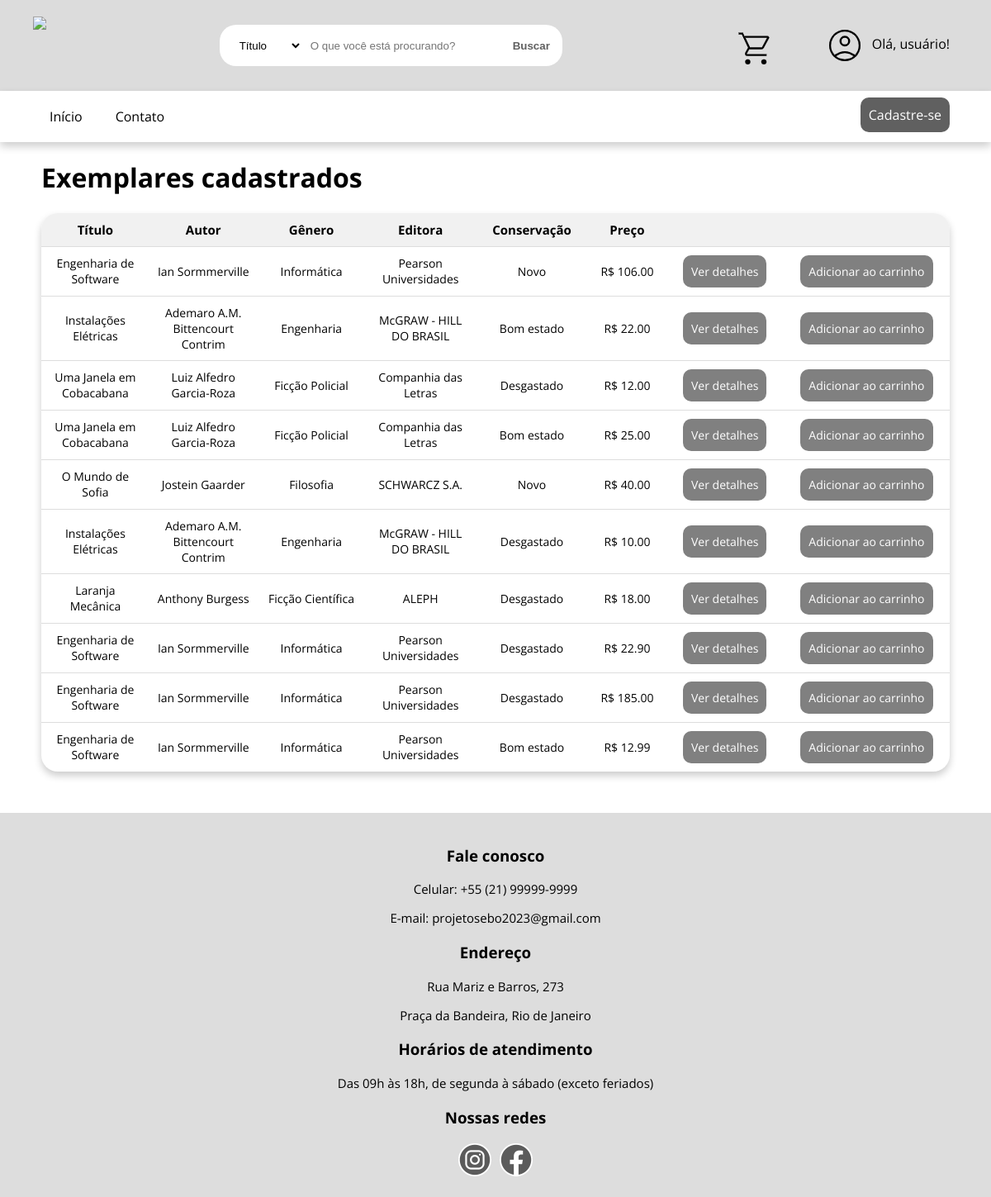
The page /Projeto-Final-PHP/index.php on the database its author committed.
### tables this page shows
create table exemplar (
    id int not null auto_increment,
    idlivro int not null,
    idfuncionario int not null,
    isbn varchar(15),
    estadoconservacao varchar(55),
    paginas int not null,
    edicao int not null,
    idioma varchar(55) not null,
    preco decimal(6, 2) not null,
    status boolean not null,
    constraint pk_exemplar primary key (id, idlivro)
);

create table livro (
    id int not null auto_increment,
    titulo varchar(255) not null,
    autor varchar(255) not null,
    editora varchar(255) not null,
    volume varchar(255),
    genero varchar(155) not null,
    quantidade int,
    constraint pk_livro primary key (id)
);

### Projeto-Final-PHP/tabela.php (the view)
<table id="myTable">
    <tr class="header">
        <th style="width:10%;">Título</th>
        <th style="width:10%;">Autor</th>
        <th style="width:10%;">Gênero</th>
        <th style="width:10%;">Editora</th>
        <th style="width:10%;">Conservação</th>
        <th style="width:5%;">Preço</th>
        <th style="width:10%; white-space: nowrap;"></th>
        <th style="width:10%;"></th>
    </tr>
    <?php
        while($row = $result->fetch_assoc()) {
        	echo "<tr><td>" . $row["titulo"] . "</td><td>" . $row["autor"] . "</td><td>" . $row["genero"] . "</td><td>" . $row["editora"] . "</td><td>" . $row["estadoconservacao"] . "</td><td style='white-space: nowrap;'><label>R$ </label>" . $row["preco"] . "</td><td style='display: none';>" . $row["id"] . "</td>" . "<td><a href='#'>Ver detalhes</a></td>" . "<td><input type='submit' value='Adicionar ao carrinho' id='abrir-carrinho' onclick='adicionarItem(\"" . $row["id"] . "\")'></td>";
        	}
    ?>
</table>

### Projeto-Final-PHP/index.php (shortened to what this page needs)
<html>
    <head>
        <link rel="stylesheet" href="css/estilo.css">
        <link rel="stylesheet" href="css/menu.css">
        <link rel="stylesheet" href="css/rodape.css">
        <link rel="stylesheet" href="css/cabecalho.css">
        <link rel="stylesheet" href="css/tabela.css">
        <link rel="stylesheet" href="css/carrinho.css">
        <link rel="stylesheet" href="css/tabelacarrinho.css">
    </head>
    <body>
        <div class="principal-cabecalho">
            <?php
                include 'cabecalho.php'
            ?>
        </div>
        <div class="principal-menu">
            <?php
    	        include 'menu.php';
            ?>
        </div>
        <?php
            require 'conexao.php';
            $sql = "select e.id, l.titulo, l.autor, l.genero, l.editora, e.estadoconservacao, e.preco from livro l, exemplar e where l.id=e.idlivro and e.status=1 and e.id not in (select idexemplar from itempedido) order by e.id desc";
            $result = $conn->query($sql);
        	if ($result->num_rows > 0) {
        ?>
        <h1>Exemplares cadastrados</h1>
        <div id="principal-tabela">
            <?php
        	   include 'tabela.php';
            ?>
        </div>
        <?php
        	}
        ?>
        <div class="principal-rodape">
            <?php
    	        include 'rodape.php';
            ?>
        </div>
    </body>
</html>

### Projeto-Final-PHP/cabecalho.php (shortened to what this page needs)
<div class="logo-marca" style="float: left;">
    <a href="index.php?pag=1" class="logo-cabecalho">
        <img src="img/logo-marca.png">
    </a>
</div>
<div class="consultar-livros">
    <select name="filtro" class="filtrar-consulta">
        <option value='1'>Título</option>
    </select>
    <input class="barra-pesquisa" type="text" id="myInput" placeholder="O que você está procurando?" onkeydown="if (event.keyCode == 13) myFunction()">
    <button class="buscar" onclick="myFunction()">Buscar</button>
</div>
<div class="carrinho" style="float: right;">
    <a onclick="abrirCarrinho()" class="carrinho-compras">
        <img src="img/carrinho.png">
    </a>
</div>
<div class="perfil" style="float: right;">
    <ul class="usuario">
        <li class="perfil-usuario">
            <a>
                <img class="icone-perfil" src="img/perfil-usuario.png">
                <?php
                    if (!isset ($_SESSION['nome'])) {
                        $logado = "Olá, usuário!";
                    }
                    else {
                        $logado = "Olá, " . $_SESSION['nome'] . "!";
                    }
                    echo $logado;
                ?>
            </a>
        </li>
    </ul>
</div>

### Projeto-Final-PHP/menu.php
<ul class="menu-principal">
    <li class="dropdown">
        <a href="index.php">Início</a>
    </li>
    <li class="dropdown">
        <a href="comentario.php">Contato</a>
    </li>
    <?php
        if (!isset ($_SESSION['nome'])) {
            echo "<li class='dropdown-cadastrar' style='float:right'><a href='cadastrarusuario.php'>Cadastre-se</a></li>";
        }
    ?>
</ul>

### Projeto-Final-PHP/rodape.php
<div class="contato-rodape">
    <h3>Fale conosco</h3>
    <p>Celular: +55 (21) 99999-9999</p>
    <p>E-mail: projetosebo2023@gmail.com</p>
</div>
<div class="endereco-rodape">
    <h3>Endereço</h3>
    <p>Rua Mariz e Barros, 273</p>
    <p>Praça da Bandeira, Rio de Janeiro</p>
</div>
<div class="atendimento-rodape">
    <h3>Horários de atendimento</h3>
    <p>Das 09h às 18h, de segunda à sábado (exceto feriados)</p>
</div>
<div class="social-rodape">
    <h3>Nossas redes</h3>
    <a href="#" style="padding-right:5px;text-decoration:none;">
        <img src="img/icones-rodape/social-instagram-ajustado.png">
    </a>
    <a href="#">
        <img src="img/icones-rodape/social-facebook-ajustado.png">
    </a>
</div>

### Projeto-Final-PHP/css/estilo.css (style rules this page uses)
body { margin: 0px; font-family: "Open Sans", roboto; }
h1 { padding: 0px 0px 0px 50px; }

### Projeto-Final-PHP/css/menu.css (style rules this page uses)
.menu-principal { list-style-type: none; margin: 0px; overflow: hidden; background-color: #FFFFFF; box-shadow: 0px 5px 10px 0px rgba(0,0,0,0.2); }
.menu-principal li { float: left; }
.menu-principal li a { display: inline-block; color: #000000; text-decoration: none; padding: 20px; font-weight: normal; }
.menu-principal .dropdown { display: inline; }
.menu-principal .dropdown-cadastrar a { background-color: #606060; padding: 10px; margin: 8px 50px; border-radius: 10px; color: #FFFFFF; }

### Projeto-Final-PHP/css/rodape.css (style rules this page uses)
.principal-rodape { background-color: #DDDDDD; color: #000000; width: 100%; padding-top: 20px; padding-bottom: 20px; text-align: center; text-decoration: none; }
.principal-rodape p { font-size: 15px; }

### Projeto-Final-PHP/css/cabecalho.css (style rules this page uses)
.principal-cabecalho { background-color: #DCDCDC; width: 100%; padding-top: 15px; padding-bottom: 15px; display: flex; }
.consultar-livros { display: flex; justify-content: center; padding-top: 15px; padding-bottom: 15px; margin: 0px auto; width: 40%; background-color: #DCDCDC; }
.consultar-livros .barra-pesquisa { background-color: #FFFFFF; margin: 0px; outline: 0; border: none; border-radius: 0px; width: 50%; padding-left: 10px; }
.consultar-livros .barra-pesquisa::placeholder { white-space: nowrap; }
.consultar-livros .filtrar-consulta { background-color: #FFFFFF; height: 50px; margin: 0px; outline: 0; border: none; border-radius: 20px; border-top-right-radius: 0; border-bottom-right-radius: 0; padding-left: 20px; width: 100px; }
.consultar-livros .buscar { background-color: #FFFFFF; height: 50px; margin: 0px; outline: 0; border: none; border-top-right-radius: 20px; border-bottom-right-radius: 20px; padding-left: 15px; padding-right: 15px; font-weight: bold; color: #606060; cursor: pointer; }
.perfil { margin-right: 25px; }
.perfil .usuario { list-style-type: none; overflow: hidden; background-color: #DCDCDC; }
.perfil .usuario .perfil-usuario { color: #000000; padding-right: 25px; white-space: nowrap; }
.perfil .usuario .perfil-usuario .icone-perfil { vertical-align: middle; padding-right: 5px; }
.carrinho { padding-top: 20px; padding-right: 20px; background-color: #DCDCDC; }
.carrinho .carrinho-compras { cursor: pointer; }
.logo-marca { padding-top: 5px; padding-left: 40px; }

### Projeto-Final-PHP/css/tabela.css (style rules this page uses)
#principal-tabela { margin: auto; }
#myTable { border-collapse: collapse; font-size: 14px; margin: 0px 50px 50px 50px; box-shadow: 0px 5px 10px 0px rgba(0,0,0,0.2); border-radius: 20px; }
#myTable tr { border-bottom: 1px solid #DDDDDD; }
#myTable tr:last-child { border-bottom: none; }
#myTable tr th:last-child { border-top-right-radius: 20px; }
#myTable tr th:first-child { border-top-left-radius: 20px; }
#myTable .header { background-color: #F1F1F1; font-weight: bold; font-size: 15px; }
#myTable th { text-align: center; padding: 10px; }
#myTable td { text-align: center; padding: 10px; }
#myTable td a { text-decoration: none; padding: 10px; cursor: pointer; background: #808080; color: white; border: 0; border-radius: 10px; transition: 1s; font-size: 14px; font-family: "Open Sans", roboto; white-space: nowrap; }
#myTable td input[type=submit] { padding: 10px; cursor: pointer; background: #808080; color: white; border: 0; border-radius: 10px; transition: 1s; font-size: 14px; font-family: "Open Sans", roboto; }

### rows shown on the page
exemplar: idlivro.titulo "Engenharia de Software", idlivro.autor "Ian Sormmerville", idlivro.genero "Informática", idlivro.editora "Pearson Universidades", estadoconservacao "Novo", preco "106.00"
exemplar: idlivro.titulo "Instalações Elétricas", idlivro.autor "Ademaro A.M. Bittencourt Contrim", idlivro.genero "Engenharia", idlivro.editora "McGRAW - HILL DO BRASIL", estadoconservacao "Bom estado", preco "22.00"
exemplar: idlivro.titulo "Uma Janela em Cobacabana", idlivro.autor "Luiz Alfedro Garcia-Roza", idlivro.genero "Ficção Policial", idlivro.editora "Companhia das Letras", estadoconservacao "Desgastado", preco "12.00"
exemplar: idlivro.titulo "Uma Janela em Cobacabana", idlivro.autor "Luiz Alfedro Garcia-Roza", idlivro.genero "Ficção Policial", idlivro.editora "Companhia das Letras", estadoconservacao "Bom estado", preco "25.00"
exemplar: idlivro.titulo "O Mundo de Sofia", idlivro.autor "Jostein Gaarder", idlivro.genero "Filosofia", idlivro.editora "SCHWARCZ S.A.", estadoconservacao "Novo", preco "40.00"
exemplar: idlivro.titulo "Instalações Elétricas", idlivro.autor "Ademaro A.M. Bittencourt Contrim", idlivro.genero "Engenharia", idlivro.editora "McGRAW - HILL DO BRASIL", estadoconservacao "Desgastado", preco "10.00"
exemplar: idlivro.titulo "Laranja Mecânica", idlivro.autor "Anthony Burgess", idlivro.genero "Ficção Científica", idlivro.editora "ALEPH", estadoconservacao "Desgastado", preco "18.00"
exemplar: idlivro.titulo "Engenharia de Software", idlivro.autor "Ian Sormmerville", idlivro.genero "Informática", idlivro.editora "Pearson Universidades", estadoconservacao "Desgastado", preco "22.90"
exemplar: idlivro.titulo "Engenharia de Software", idlivro.autor "Ian Sormmerville", idlivro.genero "Informática", idlivro.editora "Pearson Universidades", estadoconservacao "Desgastado", preco "185.00"
exemplar: idlivro.titulo "Engenharia de Software", idlivro.autor "Ian Sormmerville", idlivro.genero "Informática", idlivro.editora "Pearson Universidades", estadoconservacao "Bom estado", preco "12.99"

### other values the page prints
$logado "Olá, usuário!"
